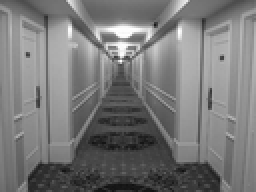
%> input picture Week3/old/corridor.png, 128 x 96 px, shrunk from 930 x 697 before the run (shown 2 times larger)
$ octave sigmund_solution.m   (GNU Octave 9; MATLAB toolbox functions it lacks are replaced by stand-ins)
%> lines starting %> are read from the running program, lines starting %| are printed output that depends on the picture; in (x1, y1, x2, y2) boxes, pixels count from 0 and x2, y2 are one past the last pixel; in counts of white or black regions, pixels touching at a corner belong together; the program's own positions count from 1
img = rgb2gray(imread('corridor.png'));
%> img: size 96x128 uint8; min 16, max 255, mean 120.4
BW = edge(img);
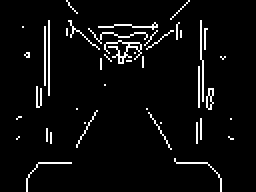
%> BW: size 96x128 logical (shown 2 times larger); 4.7% white in thin lines or dots, all inside (x1, y1, x2, y2) = (8, 0, 117, 96)
[N M] = size(img);
%> N = 96; M = 128
theta_range = -90:90;
rho_range = sqrt(N^2 + M^2);
%> rho_range = 160
H = zeros(length(theta_range),ceil(rho_range));

size(H)
%> ans = [181 160]

for i = 1:N
    for j = 1:M
        if BW(i,j)
            for theta = theta_range
                rho = abs(i*cosd(theta) + j*sind(theta));
                idx_rho = round(rho) +1;
                idx_theta = theta + 91;
                H(idx_theta, idx_rho) = H(idx_theta, idx_rho)+1;
            end
        end
    end
end
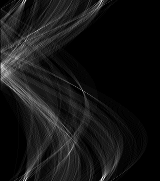
%> H: size 181x160 double; min 0, max 44, mean 3.6; drawn with min black and max white
%> after the loop, idx_rho = 112; idx_theta = 181; rho = 111
imshow(H,[]);

%%
[M I] = max(H);
%> M = 160 values, max 44 at index 103, min 0 at index 149, mean 17.36; I = 160 values, max 180 at index 102, min 1 at index 24, mean 96.6
[M2 I2] = max(M);
%> M2 = 44; I2 = 103
best_theta = I(I2);
%> best_theta = 178
best_rho = I2;
%> best_rho = 103

y = [20 50];
x = best_rho/cosd(best_theta) - y*sind(best_theta)/cos(best_theta)
%> x = [-101.6 -99.42]
%%

$ run again, with Week3/old/coins2.jpg saved as Week3/old/corridor.png
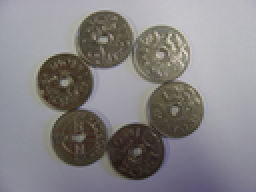
%> input picture Week3/old/coins2.jpg, 128 x 96 px, shrunk from 200 x 150 before the run (shown 2 times larger)
%> `BW = edge(img);`:
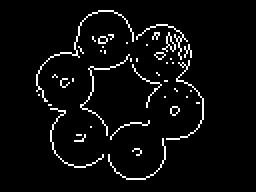
%> BW: size 96x128 logical (shown 2 times larger); 4.5% white in thin lines or dots, all inside (x1, y1, x2, y2) = (18, 5, 102, 90)
%> after the loop `for i = 1:N`:
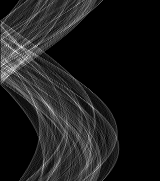
%> H: size 181x160 double; min 0, max 30, mean 3.5; drawn with min black and max white
%> after the loop `for i = 1:N`: idx_rho = 74; idx_theta = 181; rho = 73
%> `[M I] = max(H);`: M = 160 values, max 30 at index 4, min 0 at index 121, mean 13.85; I = 160 values, max 180 at index 85, min 1 at index 121, mean 72.35
%> M2 = 30; I2 = 4
%> best_theta = 65
%> best_rho = 4
%> x = [41.69 90.03]
